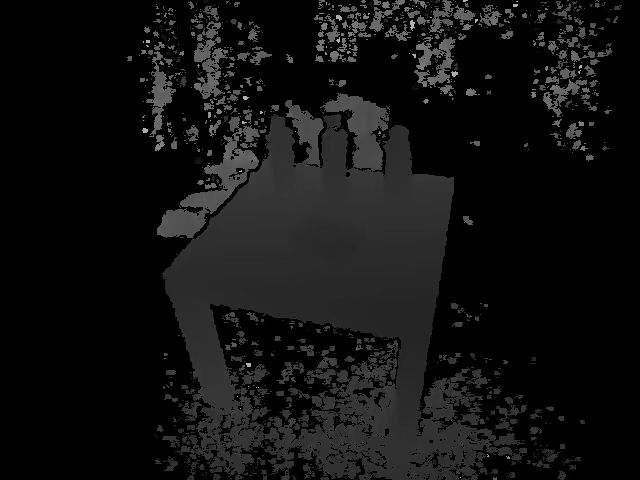
#> input picture robocup_IP/image/t1.jpg, 640 x 480 px
$ python ip.py
#> lines starting #> are read from the running program, lines starting #| are printed output that depends on the picture; after the words box and inside, x2 and y2 are one past the last pixel; in counts of white or black regions, pixels touching at a corner belong together
import random
import cv2 as cv
import matplotlib.pyplot as plt
import numpy as np


'''定义了一个判断点是否在多边形内的函数,返回值为是否在多边形内:是,返回1;否,返回0'''
def rayCasting(p, poly):
    # p是需要判断的点，ploy是多边形的顶点
    px = p['x']  # 取值
    py = p['y']
    flag = 0  # 射线穿过多边形边界的次数为奇数时点在多边形内

    i = 0
    l = len(poly)  # 获取多边形顶点的数量
    j = l - 1
    # for(i = 0, l = poly.length, j = l - 1; i < l; j = i, i++):
    while i < l:
        # 取两个顶点，顶点是顺时针排列的，两个顶点方便后面形成线段
        sx = poly[i]['x']
        sy = poly[i]['y']
        tx = poly[j]['x']
        ty = poly[j]['y']

        # 点与多边形顶点重合
        if (sx == px and sy == py) or (tx == px and ty == py):
            return (px, py)

        # 判断线段两端点是否在射线两侧
        if (sy < py <= ty) or (sy >= py > ty):
            # 线段上与射线 Y 坐标相同的点的 X 坐标
            x = sx + (py - sy) * (tx - sx) / (ty - sy)
            # 点在多边形的边上
            if x == px:
                return px, py
            # 射线穿过多边形的边界
            if x > px:
                flag = 1 - flag  # 以第一次为例，false变成了true，代表flag为true的时候点在多边形内
        j = i
        i += 1

    return flag


'''定义了一个把字符串中的点转化为列表的函数，返回的是包含(x,y)的坐标列表'''
def getpoint(a):
    i = 0
    p = []
    while i < len(a[1::2]):  # 除去','以后的元素，并且步长为2
        p.append({'x': float(a[::2][i]), 'y': float(a[1::2][i])})  # x为从0开始，step=2；y为从1开始，step=2
        i += 1

    return p


'''判断在多边形内的点的坐标与下标,都是列表形式,point_in是在多边形内的坐标值,point_in_index返回的是在多边形内点在原始列表中的下标'''
# 根据输入的点循环判断芝麻是否在多边形里面，如果全部在外面则输出no,否则输出芝麻的坐标
def judege(point, dbx):
    point_in = []
    point_in_index = []
    point = getpoint(point)
    dbx = getpoint(dbx)
    count = 0
    for p in point:
        count = count + 1
        if rayCasting(p, dbx) == 1:
            point_in.append(p)
            point_in_index.append(count)
            print(p, count)

    return point_in, point_in_index


'''对图像进行形态学处理：腐蚀，矩形膨胀，十字膨胀，矩形膨胀，返回值是经过处理以后的图像'''
def morphology(original_img):
    img_Erode = cv.erode(original_img, np.ones((40, 40), np.uint8))  # 进行腐蚀
    img_Dilate = cv.dilate(img_Erode, np.ones((20, 20), np.uint8))  # 进行第一次矩形膨胀
    img_Dilate = cv.dilate(img_Dilate, cv.getStructuringElement(cv.MORPH_CROSS, (10, 10)), iterations=2)  # 进行十字膨胀
    img_Dilate = cv.dilate(img_Dilate, np.ones((20, 20), np.uint8))  # 进行第二次矩形膨胀

    return img_Dilate


'''<测试函数>绘制轮廓并输出点集'''
# [24 lines left out: function Contours_test, not called in this run]


'''绘制轮廓并输出点集,返回值是多边形顶点坐标列表，两个图像'''
def Contours(img):
    contours, hierarchy = cv.findContours(img, cv.RETR_TREE, cv.CHAIN_APPROX_NONE)  # 查找轮廓
    height, width = img.shape[:2]  # 获取图片的长和宽
    index = 0  # 对下标进行初始化
    max = 0  # 对最大面积值进行初始化
    for c in range(len(contours)):
        x, y, w, h = cv.boundingRect(contours[c])  # 获取图片的长和宽
        if h >= height or w >= width:  # 检测到的轮廓的长和宽等于图片的长和宽，代表此轮廓有问题
            continue  # 跳过有问题的轮廓
        area = cv.contourArea(contours[c])  # 对没有问题的轮廓求面积
        if area > max:  # 找最大面积的轮廓的下标
            max = area
            index = c

    cnt = contours[index]

    # imgRes_1 = cv.drawContours(img, [cnt], -1, (0, 0, 255), 2)

    epsilon = 0.02 * cv.arcLength(cnt, True)  # 进行轮廓几何近似化处理，设置阈值，阈值越小，轮廓越近似
    approx = cv.approxPolyDP(cnt, epsilon, True)  # 输出点集

    imgRes = cv.drawContours(img, [approx], -1, (0, 0, 255), 2)

    return approx, imgRes


'''测试函数，确定几何轮廓顶点与桌面实际重叠情况，输出为一张带有蒙版的图片'''
def put_mask(img_no_mask, approx_points):

    img_mask = img_no_mask.copy()

    # 获取原图大小，和需要画的蒙版的顶点
    x_y_w_h = np.zeros(img_no_mask.shape, dtype=np.uint8)
    points = np.array([approx_points], dtype=np.int32)

    cv.polylines(img_mask, points, isClosed=True, thickness=2, color=(255, 0, 0))

    return img_mask


'''测试函数，随机生成10个点在图内，检测是否是在桌面内，返回值是点的坐标列表和含点的图片'''
def random_points(image):
    image_points = image.copy()
    height, weight = image.shape[:2]
    ax = []

    point_size = 5
    point_color = (0, 0, 255)
    thickness = 5

    for i in range(20):
        x = random.randint(0, weight)
        y = random.randint(0, height)
        ax.append(x)
        ax.append(y)
        cv.circle(image_points, (x, y), point_size, point_color, thickness)
    print("生成的随机点坐标为" + str(ax))

    return ax, image_points


'''把前面得到的多边形顶角转化成我们要的列表类型，返回值是一个正确的列表'''
def approx_list(approx):

    a = []

    for i in range(len(approx)):
        for j in range(len(approx[i])):
            for p in range(len(approx[i][j])):
                a.append(approx[i][j][p])

    return a


if __name__ == '__main__':

    path = 'image/t1.jpg'
    img = plt.imread(path)
#> img is the input picture: shape (480, 640, 3); min 0, max 193, mean 17.2

    imgRN = morphology(img)
#> in morphology, `img_Erode = cv.erode(original_img, np.ones((40, 40), np.uint8))`:
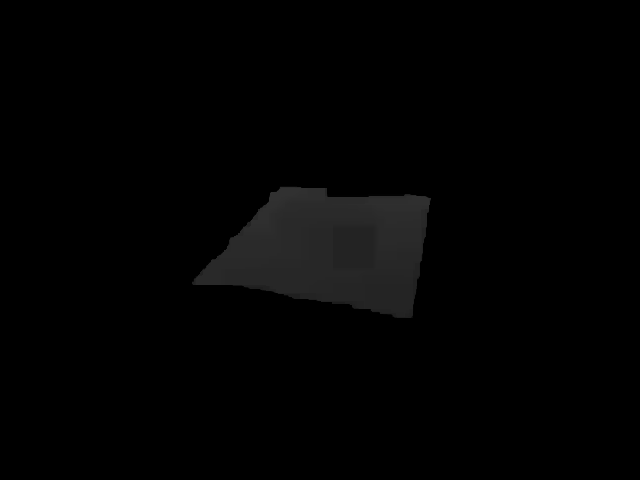
#> img_Erode: shape (480, 640, 3); min 0, max 49, mean 2.7
#> in morphology, `img_Dilate = cv.dilate(img_Erode, np.ones((20, 20), np.uint8))`:
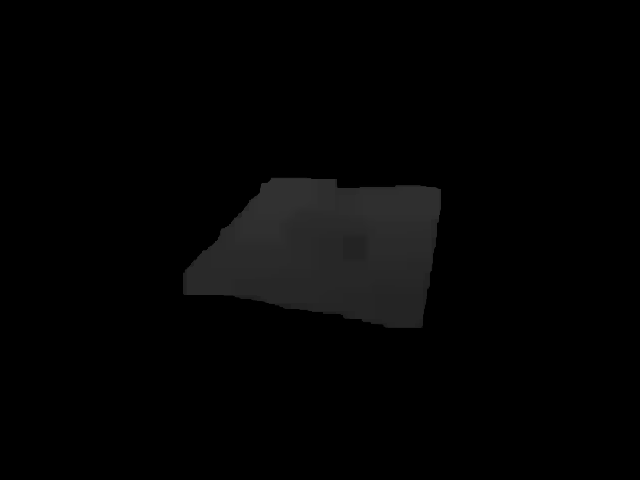
#> img_Dilate: shape (480, 640, 3); min 0, max 49, mean 3.8
#> in morphology, `img_Dilate = cv.dilate(img_Dilate, np.ones((20, 20), np.uint8))`:
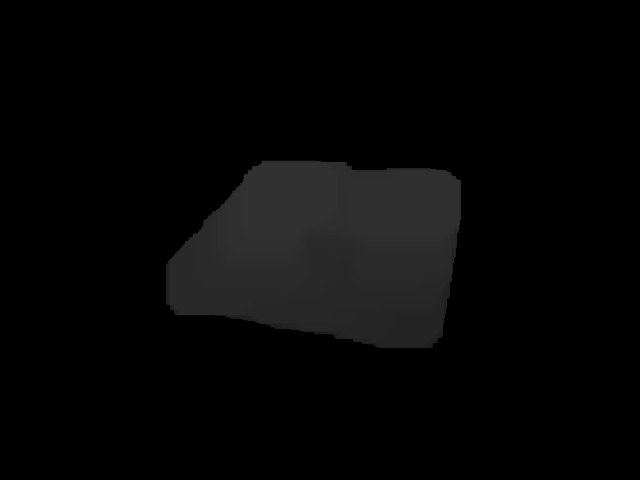
#> img_Dilate: shape (480, 640, 3); min 0, max 49, mean 6.1

    imgRN = cv.cvtColor(imgRN, cv.COLOR_BGR2GRAY)
    ret, imgRN = cv.threshold(imgRN, 20, 255, cv.THRESH_BINARY)
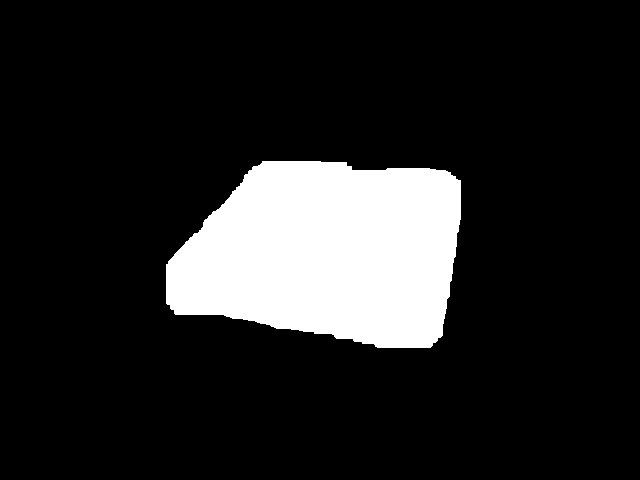
#> imgRN: shape (480, 640); 14.1% white; 1 white region

    approx, res = Contours(imgRN)
#> in Contours, `contours, hierarchy = cv.findContours(img, cv.RETR_TREE, cv.CHAIN_APPR..`: contours = 1 contour; box (x1, y1, x2, y2) and area: (166, 161, 461, 348) 42820
#> the loop in Contours, `for c in range(len(contours)):` made 1 pass
#> (x, y, w, h, area, max, index) on pass 1: (166, 161, 295, 187, 42819.5, 42819.5, 0)
#> after the loop in Contours, `for c in range(len(contours)):`: index = 0; max = 42819.5
#> in Contours, `cnt = contours[index]`: cnt = contour of 823 points, box (x1, y1, x2, y2) (166, 161, 461, 348), area 42820
#> in Contours, `epsilon = 0.02 * cv.arcLength(cnt, True)`: epsilon = 17.63
#> in Contours, `approx = cv.approxPolyDP(cnt, epsilon, True)`: approx = [[166, 264], [175, 314], [430, 347], [460, 180], [262, 161]]
#> in Contours, `imgRes = cv.drawContours(img, [approx], -1, (0, 0, 255), 2)`:
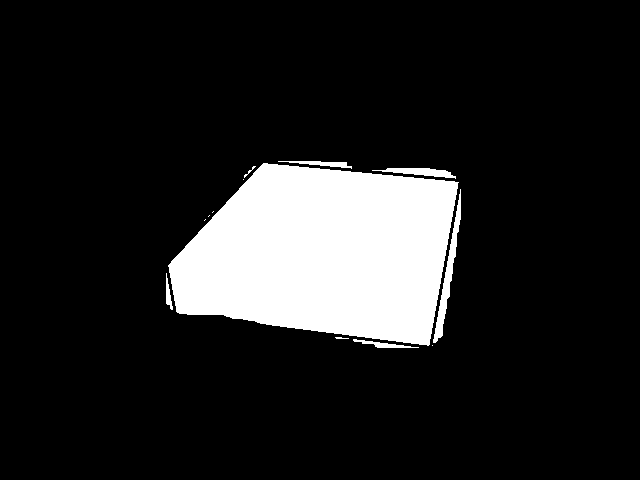
#> imgRes: shape (480, 640); 13.4% white; 13 white regions (5 under 20 px), largest, box (x1, y1, x2, y2) and area: (168, 163, 459, 346) 39268, (433, 189, 461, 343) 941, (372, 168, 456, 179) 439
    # print(approx)

    imgMask = put_mask(img, approx)
#> in put_mask, `cv.polylines(img_mask, points, isClosed=True, thickness=2, color=(255,..`:
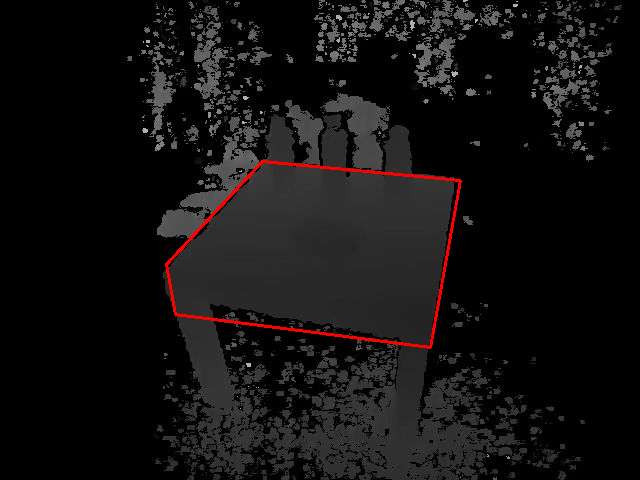
#> img_mask: shape (480, 640, 3); 0.79% of pixels changed, all inside (x1, y1, x2, y2) = (165, 160, 462, 349)

    ax, imgPoints = random_points(imgMask)
#> after the loop in random_points, `for i in range(20):`:
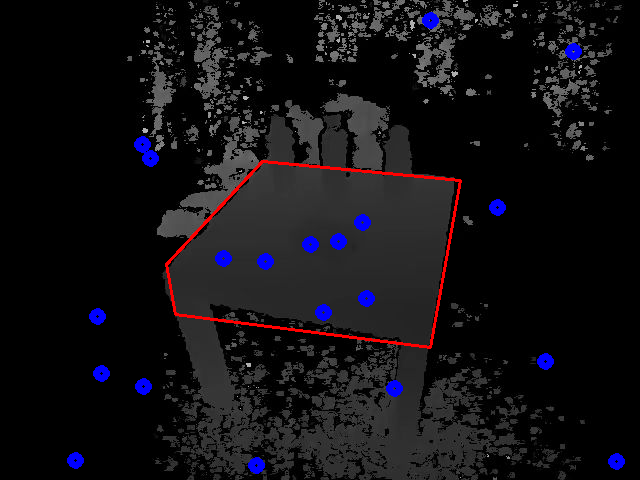
#> image_points: shape (480, 640, 3); 1.34% of pixels changed, all inside (x1, y1, x2, y2) = (67, 12, 625, 474)
#> after the loop in random_points, `for i in range(20):`: ax = 40 values, max 616 at index 24, min 20 at index 3, mean 295.8
#| 生成的随机点坐标为[394, 388, 430, 20, 265, 261, 497, 207, 310, 244, 366, 298, 223, 258, 142, 144, 143, 386, 97, 316, 256, 465, 545, 361, 616, 461, 150, 158, 101, 373, 75, 460, 338, 241, 573, 51, 362, 222, 323, 312]
    print(ax)
#| [394, 388, 430, 20, 265, 261, 497, 207, 310, 244, 366, 298, 223, 258, 142, 144, 143, 386, 97, 316, 256, 465, 545, 361, 616, 461, 150, 158, 101, 373, 75, 460, 338, 241, 573, 51, 362, 222, 323, 312]
    approx = approx_list(approx)
#> the loop in approx_list, `for i in range(len(approx)):` made 5 passes
#> after the loop in approx_list, `for i in range(len(approx)):`: a = [166, 264, 175, 314, 430, 347, 460, 180, 262, 161]
#> approx = [166, 264, 175, 314, 430, 347, 460, 180, 262, 161]
    judege(ax, approx)
#> the loop in getpoint, `while i < len(a[1::2]):  # 除去','以后的元素，并且步长为2` made 20 passes
#> after the loop in getpoint, `while i < len(a[1::2]):  # 除去','以后的元素，并且步长为2`: i = 20; p = 20 items
#> the loop in getpoint (call 2), `while i < len(a[1::2]):  # 除去','以后的元素，并且步长为2` made 5 passes
#> in judege, `dbx = getpoint(dbx)`: dbx = 5 items
#> the loop in judege, `for p in point:` made 20 passes
#> (px in rayCasting, py in rayCasting) on passes 1 to 8: (394, 388), (430, 20), (265, 261), (497, 207), (310, 244), (366, 298), (223, 258), (142, 144)
#> (printed output is left out)
#> after the loop in judege, `for p in point:`: count = 20; point_in = 7 items; point_in_index = [3, 5, 6, 7, 17, 19, 20]
    fig = plt.figure()

    ax1 = fig.add_subplot(2, 2, 1)
    ax1.set_title("img")

    plt.xticks([]), plt.yticks([])
    ax1.imshow(img[..., ::-1])

    ax1 = fig.add_subplot(2, 2, 2)
    ax1.set_title("1")
    plt.xticks([]), plt.yticks([])
    ax1.imshow(imgRN, cmap='gray')

    ax1 = fig.add_subplot(2, 2, 3)
    ax1.set_title("2")
    plt.xticks([]), plt.yticks([])
    ax1.imshow(imgMask)

    ax1 = fig.add_subplot(2, 2, 4)
    ax1.set_title("3")
    plt.xticks([]), plt.yticks([])
    ax1.imshow(imgPoints)

    plt.show()

$ run again, with robocup_IP/image/t2.jpg copied over robocup_IP/image/t1.jpg
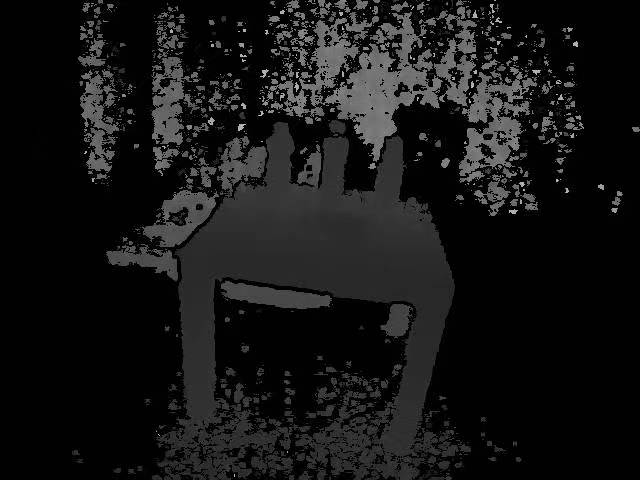
#> input picture robocup_IP/image/t2.jpg, 640 x 480 px
#> img is the input picture: shape (480, 640, 3); min 0, max 220, mean 22
#> `ret, imgRN = cv.threshold(imgRN, 20, 255, cv.THRESH_BINARY)`:
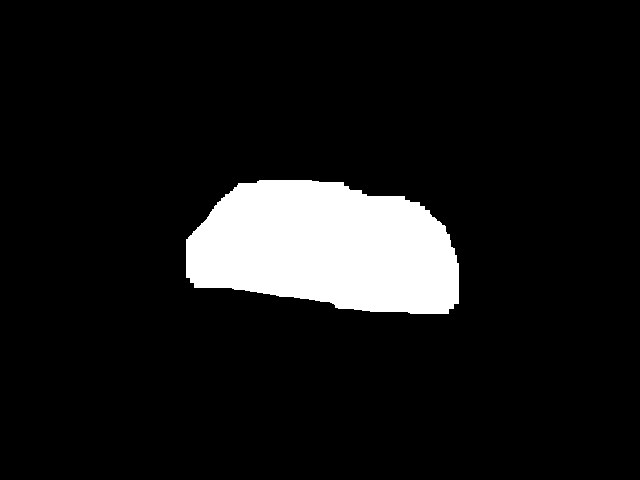
#> imgRN: shape (480, 640); 9.3% white; 1 white region
#> contours = 1 contour; box (x1, y1, x2, y2) and area: (186, 180, 459, 314) 28152
#> the loop in Contours, `for c in range(len(contours)):` made 1 pass
#> (x, y, w, h, area, max, index) on pass 1: (186, 180, 273, 134, 28152, 28152, 0)
#> after the loop in Contours, `for c in range(len(contours)):`: index = 0; max = 28152
#> cnt = contour of 718 points, box (x1, y1, x2, y2) (186, 180, 459, 314), area 28152
#> epsilon = 15.12
#> in Contours, `approx = cv.approxPolyDP(cnt, epsilon, True)`: approx = [[186, 239], [194, 287], [458, 303], [445, 226], [404, 196], [238, 183]]
#> imgRes: shape (480, 640); 8.7% white; 13 white regions (8 under 20 px), largest, box (x1, y1, x2, y2) and area: (188, 185, 457, 302) 24435, (270, 294, 454, 314) 1500, (257, 180, 362, 192) 577, (448, 234, 459, 295) 181, (186, 248, 192, 283) 100
#> img_mask: shape (480, 640, 3); 0.67% of pixels changed, all inside (x1, y1, x2, y2) = (185, 182, 460, 305)
#> after the loop in random_points, `for i in range(20):`:
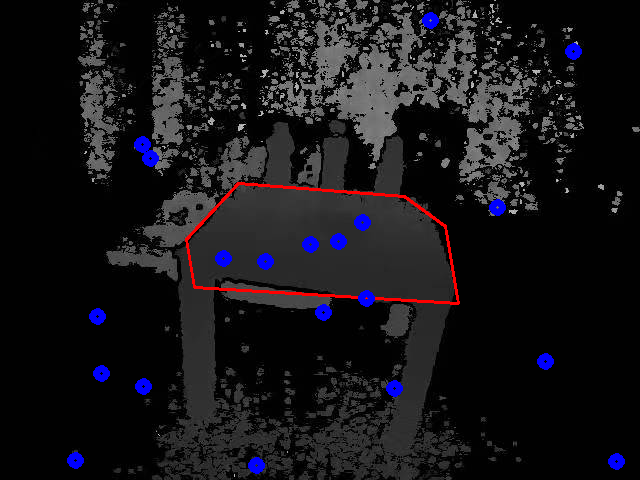
#> image_points: shape (480, 640, 3); mean R, G, B 23.1, 21.4, 24.8
#> after the loop in random_points, `for i in range(20):`: ax = 40 values, max 616 at index 24, min 20 at index 3, mean 295.8
#| 生成的随机点坐标为[394, 388, 430, 20, 265, 261, 497, 207, 310, 244, 366, 298, 223, 258, 142, 144, 143, 386, 97, 316, 256, 465, 545, 361, 616, 461, 150, 158, 101, 373, 75, 460, 338, 241, 573, 51, 362, 222, 323, 312]
#| [394, 388, 430, 20, 265, 261, 497, 207, 310, 244, 366, 298, 223, 258, 142, 144, 143, 386, 97, 316, 256, 465, 545, 361, 616, 461, 150, 158, 101, 373, 75, 460, 338, 241, 573, 51, 362, 222, 323, 312]
#> the loop in approx_list, `for i in range(len(approx)):` made 6 passes
#> after the loop in approx_list, `for i in range(len(approx)):`: a = [186, 239, 194, 287, 458, 303, 445, 226, 404, 196, 238, 183]
#> `approx = approx_list(approx)`: approx has the same summary as a in approx_list
#> the loop in getpoint, `while i < len(a[1::2]):  # 除去','以后的元素，并且步长为2` made 20 passes
#> after the loop in getpoint, `while i < len(a[1::2]):  # 除去','以后的元素，并且步长为2`: i = 20; p = 20 items
#> the loop in getpoint (call 2), `while i < len(a[1::2]):  # 除去','以后的元素，并且步长为2` made 6 passes
#> dbx = 6 items
#> the loop in judege, `for p in point:` made 20 passes
#> (px in rayCasting, py in rayCasting) on passes 1 to 8: (394, 388), (430, 20), (265, 261), (497, 207), (310, 244), (366, 298), (223, 258), (142, 144)
#> (printed output is left out)
#> after the loop in judege, `for p in point:`: count = 20; point_in = 5 items; point_in_index = [3, 5, 7, 17, 19]

$ run again, with robocup_IP/image/t3.jpg copied over robocup_IP/image/t1.jpg
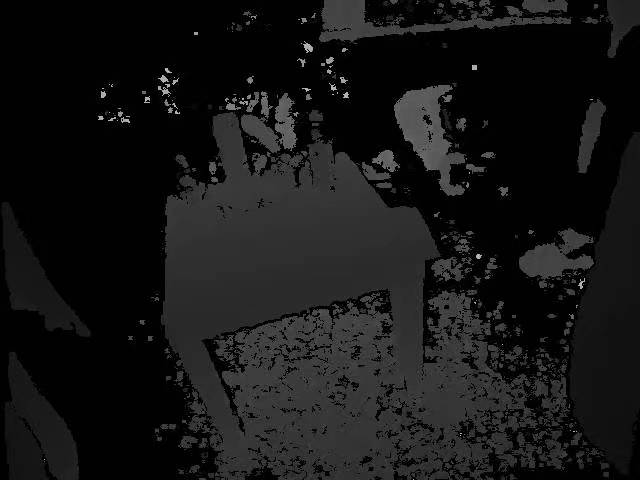
#> input picture robocup_IP/image/t3.jpg, 640 x 480 px
#> img is the input picture: shape (480, 640, 3); min 0, max 212, mean 22
#> `ret, imgRN = cv.threshold(imgRN, 20, 255, cv.THRESH_BINARY)`:
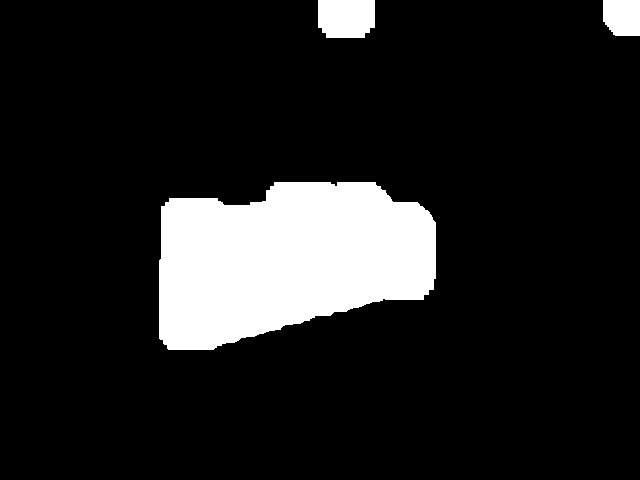
#> imgRN: shape (480, 640); 12.7% white; 3 white regions
#> contours = 3 contours; box (x1, y1, x2, y2) and area: (159, 182, 436, 350) 35422, (318, 0, 375, 38) 1939, (603, 0, 640, 36) 1173
#> the loop in Contours, `for c in range(len(contours)):` made 3 passes
#> (x, y, w, h, area, max, index) on pass 1: (159, 182, 277, 168, 35422.5, 35422.5, 0)
#> after the loop in Contours, `for c in range(len(contours)):`: index = 0; max = 35422.5
#> cnt = contour of 815 points, box (x1, y1, x2, y2) (159, 182, 436, 350), area 35422
#> epsilon = 17.09
#> in Contours, `approx = cv.approxPolyDP(cnt, epsilon, True)`: approx = [[435, 222], [375, 182], [169, 198], [159, 338], [213, 349], [423, 299]]
#> imgRes: shape (480, 640); 12.3% white; 9 white regions, largest, box (x1, y1, x2, y2) and area: (161, 184, 434, 348) 33301, (318, 0, 375, 38) 2031, (603, 0, 640, 36) 1242
#> img_mask: shape (480, 640, 3); 0.73% of pixels changed, all inside (x1, y1, x2, y2) = (158, 181, 437, 351)
#> after the loop in random_points, `for i in range(20):`:
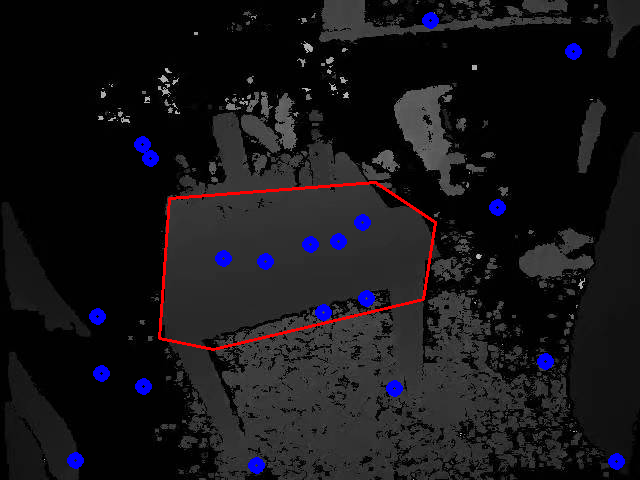
#> image_points: shape (480, 640, 3); mean R, G, B 23.3, 21.4, 24.9
#> after the loop in random_points, `for i in range(20):`: ax = 40 values, max 616 at index 24, min 20 at index 3, mean 295.8
#| 生成的随机点坐标为[394, 388, 430, 20, 265, 261, 497, 207, 310, 244, 366, 298, 223, 258, 142, 144, 143, 386, 97, 316, 256, 465, 545, 361, 616, 461, 150, 158, 101, 373, 75, 460, 338, 241, 573, 51, 362, 222, 323, 312]
#| [394, 388, 430, 20, 265, 261, 497, 207, 310, 244, 366, 298, 223, 258, 142, 144, 143, 386, 97, 316, 256, 465, 545, 361, 616, 461, 150, 158, 101, 373, 75, 460, 338, 241, 573, 51, 362, 222, 323, 312]
#> the loop in approx_list, `for i in range(len(approx)):` made 6 passes
#> after the loop in approx_list, `for i in range(len(approx)):`: a = [435, 222, 375, 182, 169, 198, 159, 338, 213, 349, 423, 299]
#> `approx = approx_list(approx)`: approx has the same summary as a in approx_list
#> the loop in getpoint, `while i < len(a[1::2]):  # 除去','以后的元素，并且步长为2` made 20 passes
#> after the loop in getpoint, `while i < len(a[1::2]):  # 除去','以后的元素，并且步长为2`: i = 20; p = 20 items
#> the loop in getpoint (call 2), `while i < len(a[1::2]):  # 除去','以后的元素，并且步长为2` made 6 passes
#> dbx = 6 items
#> the loop in judege, `for p in point:` made 20 passes
#> (px in rayCasting, py in rayCasting) on passes 1 to 8: (394, 388), (430, 20), (265, 261), (497, 207), (310, 244), (366, 298), (223, 258), (142, 144)
#> (printed output is left out)
#> after the loop in judege, `for p in point:`: count = 20; point_in = 7 items; point_in_index = [3, 5, 6, 7, 17, 19, 20]
